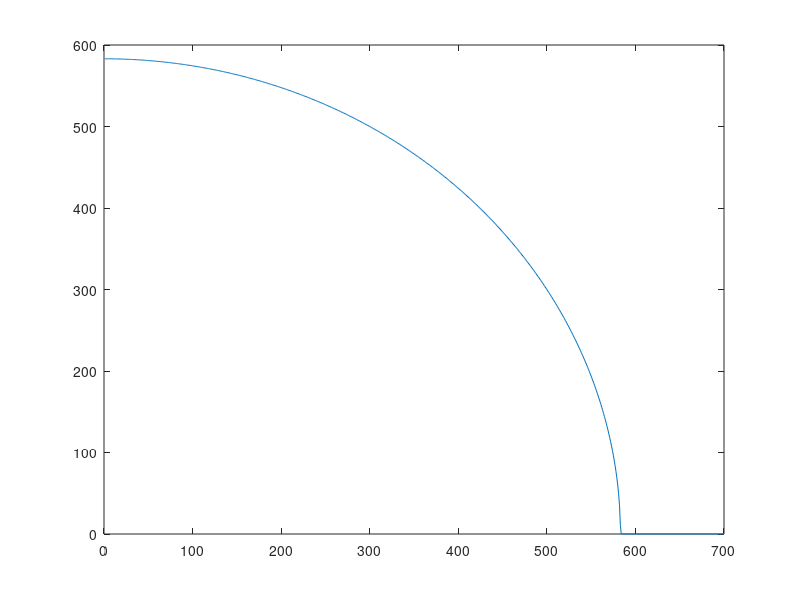

Write the MATLAB code that produced this figure. (Note: this script raises an error after producing the figure.)
% Chapter 4 Exercise 2
%clc
clearvars

sigmaL = 5;  % uncertainty for length
sigmaW = 5;  % uncertainty for width
l = 500;     % length
w = 300;     %width

sigma = sqrt(w^2*sigmaL^2 + l^2*sigmaW^2);  %sigma of area



lGraph = [1:700];
wGraph = sqrt(sigma^2 - lGraph.^2*sigmaW^2)/sigmaL;

figure(1)
clf
plot(lGraph,wGraph)

figure(2)
clf
sigmaF= @(L,W) sqrt(W^2*sigmaL^2 + L^2*sigmaW^2);
zhandle = fcontour(sigmaF)

% lGraph = [1:50:10001]';
% wGraph = [1:50:10001]';
% nlGraph = length(lGraph);
% areagridM = NaN*ones(nlGraph);
% for i=1:nlGraph
%     for j=1:nlGraph
%         areagridM(j,i) = sqrt(wgridV(j)^2*lsigma^2 + lgridV(i)^2*wsigma^2);
%     end
% end
% figure(2)
% clf
% surf(lgridV,wgridV,areagridM)

lgridV = [1:50:10001]';
wgridV = [1:50:10001]';
nlgrid = length(lgridV);
areagridM = NaN*ones(nlgrid);
for i=1:nlgrid
    for j=1:nlgrid
        areagridM(j,i) = sqrt(wgridV(j)^2*sigmaL^2 + lgridV(i)^2*sigmaW^2);
    end
end
figure(3)
clf
surf(lgridV,wgridV,areagridM)
